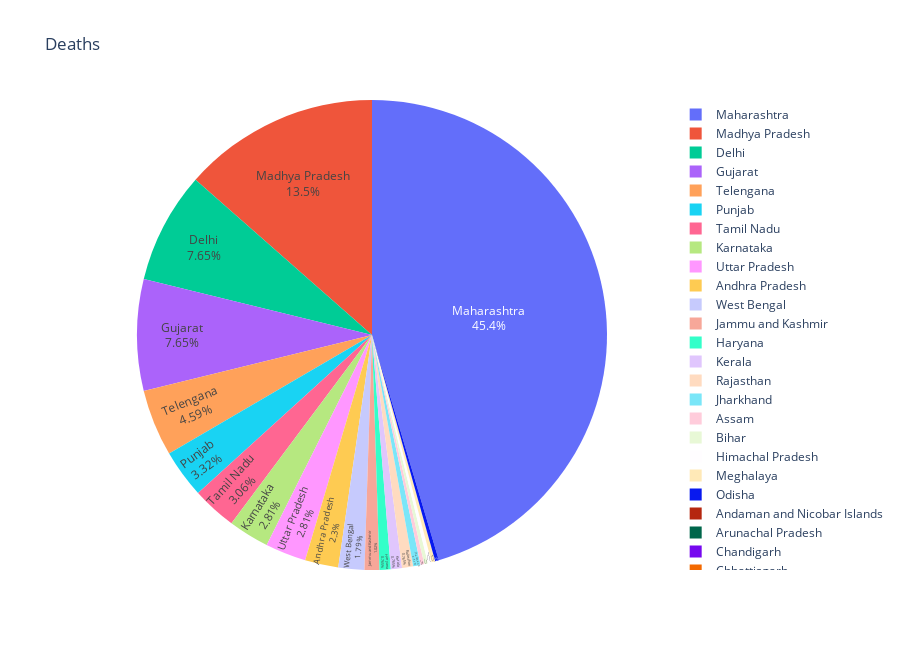

Source (notebook cell):
### Markdown cell above
### Deaths pie chart

### Code cell
fig = px.pie(date_table.loc[date_table.last_valid_index()], values='Deaths', names='State/UnionTerritory', title='Deaths')
fig.update_layout(
    autosize=False,
    width=900,
    height=650)
fig.update_traces(textposition='inside', textinfo='percent+label')
fig.show()

### Figure 1 — Plotly figure (JSON) as saved in the notebook; plotly's stock layout.template omitted (floating-point values rounded to 4 significant figures)
{"data": [{"domain": {"x": [0, 1], "y": [0, 1]}, "hovertemplate": "State/UnionTerritory=%{label}<br>Deaths=%{value}<extra></extra>", "labels": ["Andaman and Nicobar Islands", "Andhra Pradesh", "Arunachal Pradesh", "Assam", "Bihar", "Chandigarh", "Chhattisgarh", "Delhi", "Goa", "Gujarat", "Haryana", "Himachal Pradesh", "Jammu and Kashmir", "Jharkhand", "Karnataka", "Kerala", "Ladakh", "Madhya Pradesh", "Maharashtra", "Manipur", "Meghalaya", "Mizoram", "Nagaland#", "Odisha", "Puducherry", "Punjab", "Rajasthan", "Tamil Nadu", "Telengana", "Tripura", "Uttar Pradesh", "Uttarakhand", "West Bengal"], "legendgroup": "", "name": "", "showlegend": true, "textinfo": "percent+label", "textposition": "inside", "type": "pie", "values": [0, 9, 0, 1, 1, 0, 0, 30, 0, 30, 3, 1, 4, 2, 11, 3, 0, 53, 178, 0, 1, 0, 0, 1, 0, 13, 3, 12, 18, 0, 11, 0, 7]}], "layout": {"autosize": false, "height": 650, "legend": {"tracegroupgap": 0}, "title": {"text": "Deaths"}, "width": 900}}
